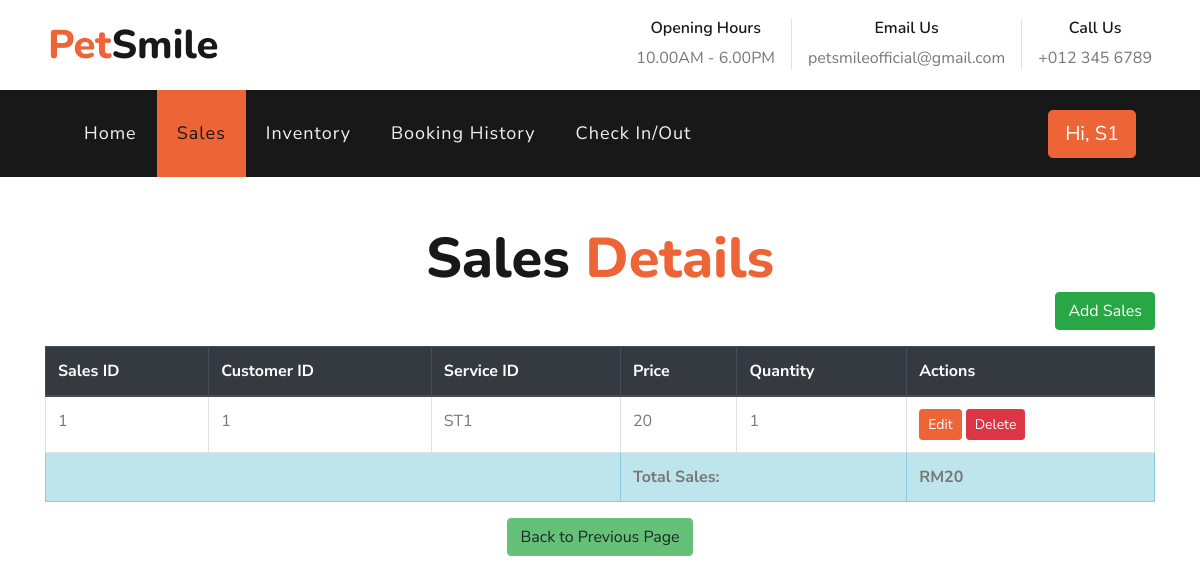
Page /sales.php (signed in) on the committed database.
### tables this page shows
CREATE TABLE `sales` (
  `Sales_ID` int(20) NOT NULL,
  `Cust_ID` varchar(20) NOT NULL,
  `Service_ID` varchar(20) NOT NULL,
  `Price` varchar(20) NOT NULL,
  `Quantity` int(20) NOT NULL
);

### sales.php (the view, shortened to what this page needs)
<!DOCTYPE html>
<html lang="en">
<?php
include 'config.php';
include 'admin-header.php';
echo "<div class='container text-center mt-5'>";
echo "<h2 class='display-4 m-0'>Sales <span class='text-primary'>Details</span></h2>";
echo "</div>";
echo "<div class='container'>";
echo "<div class='text-right mb-3'>";
echo "<a href='add-sales.php' class='btn btn-success'>Add Sales</a>";
echo "</div>";
echo "<table class='table table-bordered mt-3'>";
echo "<thead class='thead-dark'>";
echo "<tr>";
echo "<th>Sales ID</th>";
echo "<th>Customer ID</th>";
echo "<th>Service ID</th>";
echo "<th>Price</th>";
echo "<th>Quantity</th>";
echo "<th>Actions</th>";
echo "</tr>";
echo "</thead>";
echo "<tbody>";
$salesQuery = "SELECT * FROM sales";
$salesResult = mysqli_query($con, $salesQuery);
$totalSales = 0;
while ($salesData = mysqli_fetch_assoc($salesResult)) {
    echo "<tr>";
    echo "<td>" . $salesData['Sales_ID'] . "</td>";
    echo "<td>" . $salesData['Cust_ID'] . "</td>";
    echo "<td>" . $salesData['Service_ID'] . "</td>";
    echo "<td>" . $salesData['Price'] . "</td>";
    echo "<td>" . $salesData['Quantity'] . "</td>";
    echo "<td>";
    echo "<a href='edit-sales.php?salesID=" . $salesData['Sales_ID'] . "' class='btn btn-primary btn-sm'>Edit</a> ";
    echo "<a href='delete-sales.php?salesID=" . $salesData['Sales_ID'] . "' class='btn btn-danger btn-sm' onclick='return confirm(\"Are you sure you want to delete this sale?\")'>Delete</a>";
    echo "</td>";
    echo "</tr>";
    $totalSales += $salesData['Price'] * $salesData['Quantity'];
}
echo "<tr class='table-info'>";
echo "<td colspan='3'></td>";
echo "<td colspan='2'><strong>Total Sales:</strong></td>";
echo "<td><strong>RM" . $totalSales . "</strong></td>";
echo "</tr>";
echo "</tbody>";
echo "</table>";
echo "</div>";
echo "<div class='container text-center mt-3'>";
echo "<a href='admin-home.php' class='btn btn-secondary'>Back to Previous Page</a>";
echo "</div>";
?>
</html>

### rows in the picture
sales: Sales_ID "1", Cust_ID "1", Service_ID "ST1", Price "20", Quantity "1"

### other values in the picture
$_SESSION['Staff_ID'] "S1"
$totalSales "20"
